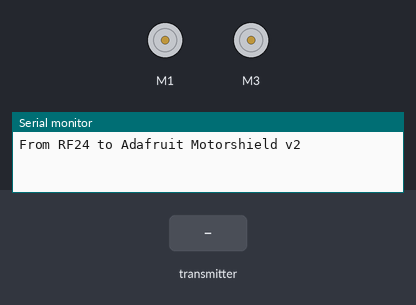
Simulated run of this sketch. Board: Arduino Uno, built with avr-gcc and run on an emulated ATmega328P. On the bench: 2 × DC motor (green arrow = forward, orange = backward, longer = faster), the last lines printed to the serial monitor. The inputs (shaded band) are chosen by the test bench. No radio packets arrive unless stated.

Above: at 1.2 s.
1.3 s: the transmitter starts sending y = 1023
At 1.6 s:
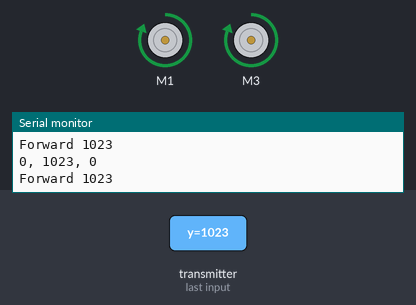
2.8 s: the transmitter starts sending y = 256
At 4.0 s:
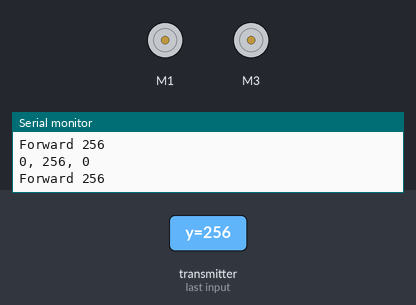
Timing chart, 0 to 5.8 s (numbered marks = the images above; inputs shaded):
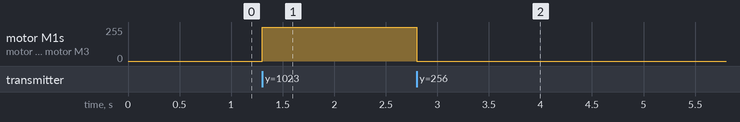

Measured:
- after the input at 1.3 s, motor M1, motor M3: stopped → forward 255/255 at once
- after the input at 2.8 s, motor M1, motor M3: forward 255/255 → stopped at once

The sketch:

nRF2401-motors.ino
```cpp
/*
* Use data received from nRF24L01 radio to set motor speed and direction.
* Report received data to serial port for testing and debugging
*
* Initially based on the GettingStarted RF24 library and the
* DCMotorTest Adafruit Motor Shield v2 library example sketches.
*
* Use nRF2401-Joy2 sketch, or similar to send data needed here
* https://github.com/WCRSyyc/nRF2401-Joy2.git
*/

#include <SPI.h>
#include "RF24.h"

#include <Wire.h>
#include <Adafruit_MotorShield.h>

// Configure which ports are used on the motor shield
const unsigned int LEFT_MOTOR_PORT = 1;  // M1
const unsigned int RIGHT_MOTOR_PORT = 3;  // M3
const byte addresses[][6] = {"1Node", "2Node"};  // read and write channels

// Data Packet (payload)
struct appPacket {
  int buffType;
  int x, y, z;
};

Adafruit_MotorShield AFMS = Adafruit_MotorShield();
Adafruit_DCMotor *myMotorL = AFMS.getMotor(LEFT_MOTOR_PORT);
Adafruit_DCMotor *myMotorR = AFMS.getMotor(RIGHT_MOTOR_PORT);

/* Hardware configuration: Set up nRF24L01 radio on SPI bus plus pins 7 & 8 */
RF24 radio(7, 8);

appPacket myMessage;


void setup() {
  Serial.begin(115200);
  Serial.println(F("From RF24 to Adafruit Motorshield v2"));

  AFMS.begin();  // create with the default frequency 1.6KHz
  myMotorL->run(RELEASE); // turn on motors (stopped)
  myMotorR->run(RELEASE);

  radio.begin();

  // Set the PA Level low to prevent power supply related issues since this is a
  // test and debugging sketch, and the likelihood of close proximity of the
  // devices. RF24_PA_MAX is default.
  radio.setPALevel(RF24_PA_LOW);

  radio.openWritingPipe(addresses[1]);  // Pipe to write (respond) to
  // TODO: verify, but probably the writing pipe is not needed:
  //   auto ack uses the reading pipe?
  radio.openReadingPipe(1,addresses[0]);  // Pipe to listen to (read)
  radio.startListening();  // Start the radio listening for data
}

void loop() {
  while (radio.available()) {      // While there is data ready from the radio
    //Serial.println("available");  // Maybe could toggle LED
    radio.read(&myMessage, sizeof(appPacket));  // Get the payload

    // Show the packet content
    Serial.print(myMessage.x);
    Serial.print(F(", "));
    Serial.print(myMessage.y);
    Serial.print(F(", "));
    Serial.println(myMessage.z);

    // Simplified motor control: both motors set to speed of `y` value
    if((myMessage.y >= -10) && (myMessage.y <= 10)) {  // Very low speed, assume stop
      myMotorL->run(RELEASE);
      myMotorR->run(RELEASE);
      Serial.println(F("Release"));
    } else if (myMessage.y <= 0) {  // negative speed means reverse direction
      myMotorL->run(BACKWARD);
      myMotorR->run(BACKWARD);
      Serial.print(F("Back "));
      Serial.println(abs(myMessage.y));
      myMotorL->setSpeed(abs(myMessage.y));
      myMotorR->setSpeed(abs(myMessage.y));
    } else {
      myMotorL->run(FORWARD);
      myMotorR->run(FORWARD);
      Serial.print(F("Forward "));
      Serial.println(myMessage.y);
      myMotorL->setSpeed(myMessage.y);
      myMotorR->setSpeed(myMessage.y);
    }
  } // end of while radio avail
} // ./loop
```
